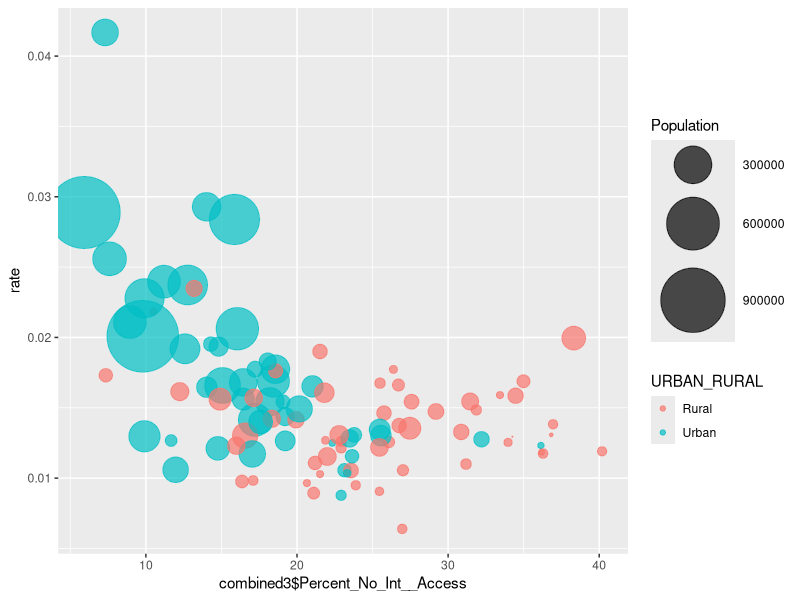
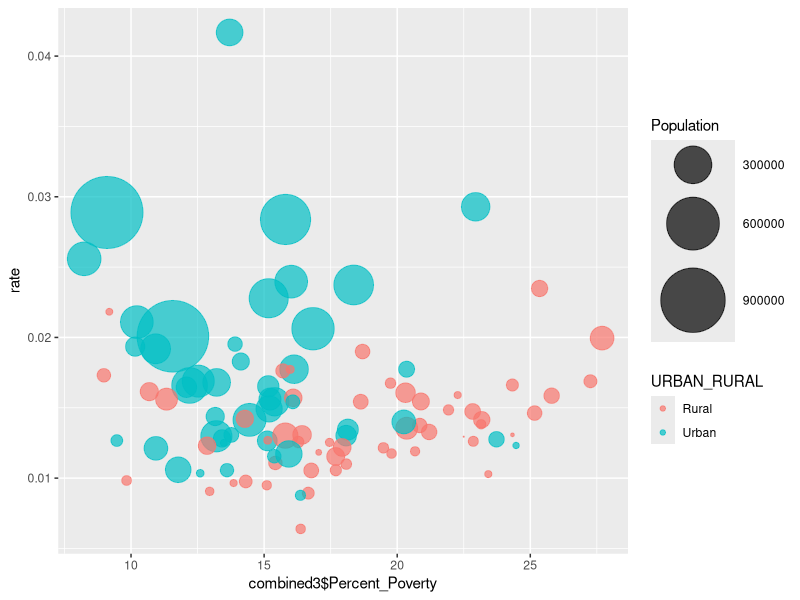

Generate these figures, in order, with R:
library(tidyverse)

# Read in the internet data and select only relevant columns
internet <- read.csv("NC_Broadband_Indices.csv")
internet1 <- internet %>% 
  filter(YEAR == "2019" ) %>% 
  select(NAME_LOCAS,
         Percent_Ages_18_34, 
         Percent_No_Int__Access, 
         Percent_Poverty, 
         Percent_Lim__English, 
         Percent_No_Comp__Devices, 
         Availability,
         Adoption,
         Percent_Pop__No_Prov_,
         Percent_Pop__25_3,
         Percent_Pop__100_20)

# Read in the UNC Enrollment data
enrollment <- read.csv("overallunc.csv")
enrollment2 <- enrollment %>% filter(X == "Student Headcount") %>% select("County", "Fall.2019")


#Join the two data frames by county name
combined <- inner_join(enrollment2, internet1, by = setNames('NAME_LOCAS', 'County')) 
                       
# Enrollment numbers were not numbers so convert them
combined$Fall.2019 <- as.numeric(gsub(",","",combined$Fall.2019))


# Read in the population data by county and join it with the merged data set
popdata <- read.csv("popdata2.csv")
combined2 <- inner_join(combined, popdata, by = setNames('AreaName', 'County')) 

# Read in the county type date
classification <- read.csv("urbanruralclass.csv")

# Add a classification column to the combined data
combined3 <- inner_join(combined2, classification, by = setNames("COUNTYNAME", "County"))


# Create a new variable for the percent of county residents enrolled in 4 year institutions
rate_of_admit <- combined3$Fall.2019/combined2$Population
combined3$rate <- rate_of_admit

# Read in the educational data by county
full_data <- read.csv("schooldata.csv")
full_data$County <- (gsub(" County","",full_data$Name))

full_data$Charter..Private..Home.Schools
full_data <- inner_join(full_data, combined3, by = setNames("County", "County"))

# Plot the % of internet available vs the rate of enrollment
ggplot(data = combined3, aes(x=combined3$Percent_No_Int__Access, y=rate, size = Population, color = URBAN_RURAL )) + 
  geom_point(alpha=0.7) + 
  scale_size(range = c(.1, 24), name="Population")


ggplot(data=combined3, aes(x=combined3$Percent_Poverty, y=rate, size = Population, color = URBAN_RURAL )) + 
  geom_point(alpha=0.7) + 
  scale_size(range = c(.1, 24), name="Population")
